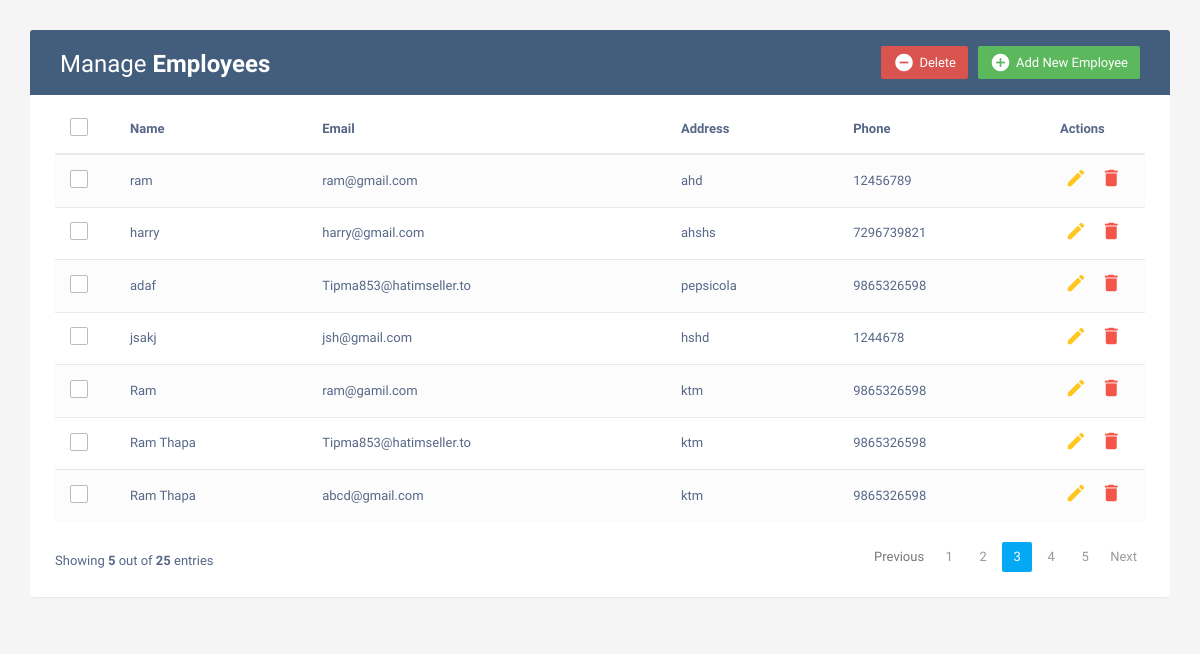
/newapp/, run on the app's committed database.
### newapp/models.py (models this page shows, shortened)
class Employee(models.Model):
    name= models.CharField(max_length=150)
    email= models.EmailField()
    address= models.CharField(max_length=200)
    phone= models.PositiveIntegerField()
    class Meta:
        ordering = ['id']

### newapp/views.py (the view)
# urls.py: path('', views.index),
def index(request):
    employees= Employee.objects.all()
    return render(request,'newapp/home.html',{'employee':employees})

### newapp/templates/newapp/home.html (shortened to what this page needs)
<!DOCTYPE html>
<html lang="en">
<head>
<link rel="stylesheet" href="https://maxcdn.bootstrapcdn.com/font-awesome/4.7.0/css/font-awesome.min.css">
<link rel="stylesheet" href="https://maxcdn.bootstrapcdn.com/bootstrap/3.3.7/css/bootstrap.min.css">
  <body>
    <div class="container">
        <div class="table-wrapper">
            <div class="table-title">
                <div class="row">
                    <div class="col-sm-6">
						<h2>Manage <b>Employees</b></h2>
					</div>
					<div class="col-sm-6">
						<a href="#addEmployeeModal" class="btn btn-success" data-toggle="modal"><i class="material-icons">&#xE147;</i> <span>Add New Employee</span></a>
						<a href="#deleteEmployeeModal" class="btn btn-danger" data-toggle="modal"><i class="material-icons">&#xE15C;</i> <span>Delete</span></a>
					</div>
                </div>
            </div>
            <table class="table table-striped table-hover">
                <thead>
                    <tr>
						<th>
							<span class="custom-checkbox">
								<label for="selectAll"></label>
							</span>
						</th>
                        <th>Name</th>
                        <th>Email</th>
						<th>Address</th>
                        <th>Phone</th>
                        <th>Actions</th>
                    </tr>
                </thead>
                <tbody>
					{% for item in employee %}
                    <tr>
						<td>
							<span class="custom-checkbox">
								<label for="checkbox1"></label>
							</span>
						</td>
                        <td>{{item.name}}</td>
                        <td>{{item.email}}</td>
						<td>{{item.address}}</td>
                        <td>{{item.phone}}</td>
                        <td>
                            <a href="#editEmployeeModal" class="edit" data-toggle="modal"><i class="material-icons" data-toggle="tooltip" title="Edit">&#xE254;</i></a>
                            <a href="#deleteEmployeeModal{{item.id}}" class="delete" data-toggle="modal"><i class="material-icons" data-toggle="tooltip" title="Delete">&#xE872;</i></a>
                        </td>
                    </tr>
					{% endfor %}
                </tbody>
            </table>
			<div class="clearfix">
                <div class="hint-text">Showing <b>5</b> out of <b>25</b> entries</div>
                <ul class="pagination">
                    <li class="page-item disabled"><a href="#">Previous</a></li>
                    <li class="page-item"><a href="#" class="page-link">1</a></li>
                    <li class="page-item"><a href="#" class="page-link">2</a></li>
                    <li class="page-item active"><a href="#" class="page-link">3</a></li>
                    <li class="page-item"><a href="#" class="page-link">4</a></li>
                    <li class="page-item"><a href="#" class="page-link">5</a></li>
                    <li class="page-item"><a href="#" class="page-link">Next</a></li>
                </ul>
            </div>
        </div>
    </div>
</body>
</html>

### newapp/templates/newapp/home.html (style rules this page uses)
body { color: #566787; background: #f5f5f5; font-family: 'Varela Round', sans-serif; font-size: 13px; }
.table-wrapper { background: #fff; padding: 20px 25px; margin: 30px 0; border-radius: 3px; box-shadow: 0 1px 1px rgba(0,0,0,.05); }
.table-title { padding-bottom: 15px; background: #435d7d; color: #fff; padding: 16px 30px; margin: -20px -25px 10px; border-radius: 3px 3px 0 0; }
.table-title h2 { margin: 5px 0 0; font-size: 24px; }
.table-title .btn { color: #fff; float: right; font-size: 13px; border: none; min-width: 50px; border-radius: 2px; border: none; outline: none !important; margin-left: 10px; }
.table-title .btn i { float: left; font-size: 21px; margin-right: 5px; }
.table-title .btn span { float: left; margin-top: 2px; }
table.table tr th, table.table tr td { border-color: #e9e9e9; padding: 12px 15px; vertical-align: middle; }
table.table tr th:first-child { width: 60px; }
table.table tr th:last-child { width: 100px; }
table.table-striped tbody tr:nth-of-type(odd) { background-color: #fcfcfc; }
table.table td:last-child i { opacity: 0.9; font-size: 22px; margin: 0 5px; }
table.table td a { font-weight: bold; color: #566787; display: inline-block; text-decoration: none; outline: none !important; }
table.table td a.edit { color: #FFC107; }
table.table td a.delete { color: #F44336; }
table.table td i { font-size: 19px; }
.pagination { float: right; margin: 0 0 5px; }
.pagination li a { border: none; font-size: 13px; min-width: 30px; min-height: 30px; color: #999; margin: 0 2px; line-height: 30px; border-radius: 2px !important; text-align: center; padding: 0 6px; }
.pagination li.active a, .pagination li.active a.page-link { background: #03A9F4; }
.hint-text { float: left; margin-top: 10px; font-size: 13px; }
.custom-checkbox { position: relative; }
.custom-checkbox label:before { width: 18px; height: 18px; }
.custom-checkbox label:before { content: ''; margin-right: 10px; display: inline-block; vertical-align: text-top; background: white; border: 1px solid #bbb; border-radius: 2px; box-sizing: border-box; z-index: 2; }

### data on the page
Employee: name "ram", email "ram@gmail.com", address "ahd", phone "12456789"
Employee: name "harry", email "harry@gmail.com", address "ahshs", phone "7296739821"
Employee: name "adaf", email "Tipma853@hatimseller.to", address "pepsicola", phone "9865326598"
Employee: name "jsakj", email "jsh@gmail.com", address "hshd", phone "1244678"
Employee: name "Ram", email "ram@gamil.com", address "ktm", phone "9865326598"
Employee: name "Ram Thapa", email "Tipma853@hatimseller.to", address "ktm", phone "9865326598"
Employee: name "Ram Thapa", email "abcd@gmail.com", address "ktm", phone "9865326598"
